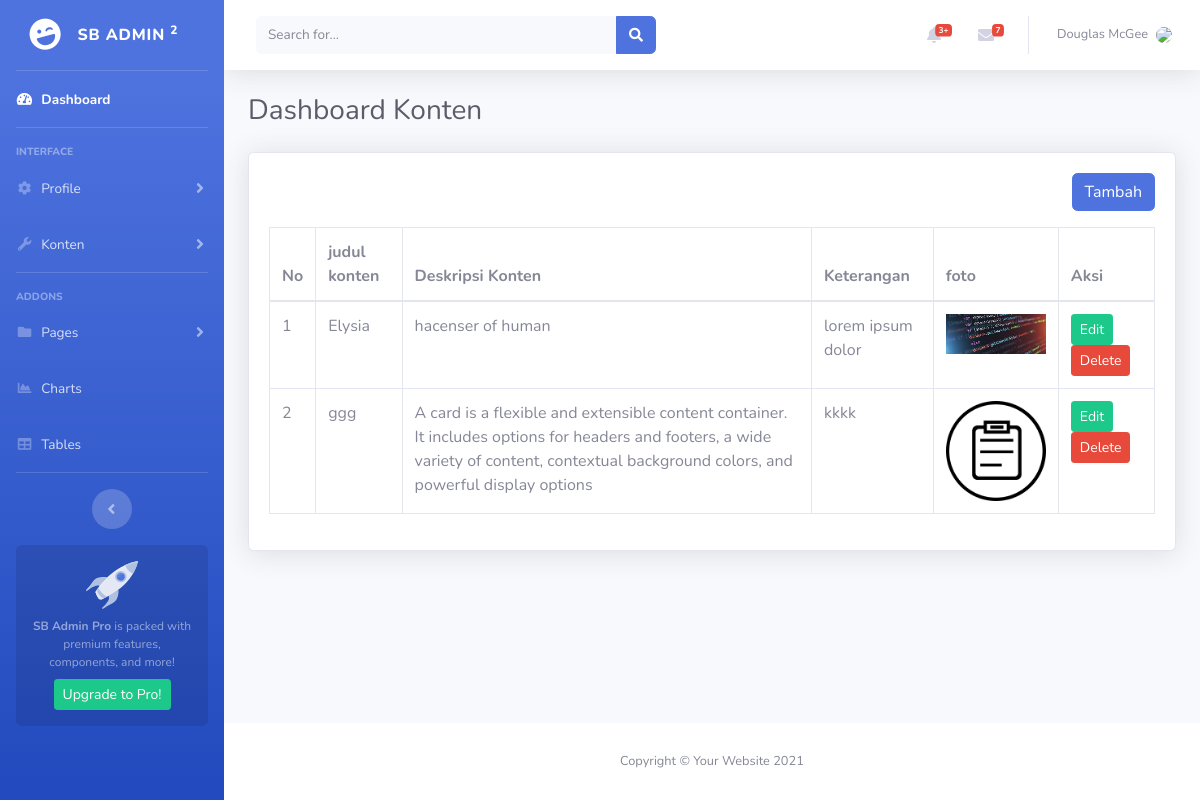
/admin/content.php, run on the app's committed database.
### tables this page shows
CREATE TABLE `konten` (
  `id` int(12) NOT NULL,
  `judul_konten` text NOT NULL,
  `isi_konten` varchar(255) NOT NULL,
  `foto` varchar(100) NOT NULL,
  `keterangan` varchar(100) NOT NULL,
  `update_at` timestamp NOT NULL DEFAULT current_timestamp() ON UPDATE current_timestamp(),
  `create_at` timestamp NOT NULL DEFAULT current_timestamp()
);

### admin/content.php (the view, shortened to what this page needs)
<?php
include 'database/db.php';
$queryContent = mysqli_query($conn, "SELECT * FROM konten");
?>
<!DOCTYPE html>
<html lang="en">
<head>
    <?php include 'layout/css.php' ?>
</head>
<body id="page-top">
    <div id="wrapper">
        <?php include 'layout/sidebar.php' ?>
        <div id="content-wrapper" class="d-flex flex-column">
            <div id="content">
                <nav class="navbar navbar-expand navbar-light bg-white topbar mb-4 static-top shadow">
                    <form
                        class="d-none d-sm-inline-block form-inline mr-auto ml-md-3 my-2 my-md-0 mw-100 navbar-search">
                        <div class="input-group">
                            <input type="text" class="form-control bg-light border-0 small" placeholder="Search for..."
                                aria-label="Search" aria-describedby="basic-addon2">
                            <div class="input-group-append">
                                <button class="btn btn-primary" type="button">
                                    <i class="fas fa-search fa-sm"></i>
                                </button>
                            </div>
                        </div>
                    </form>
                    <ul class="navbar-nav ml-auto">
                        <li class="nav-item dropdown no-arrow mx-1">
                            <a class="nav-link dropdown-toggle" href="#" id="alertsDropdown" role="button"
                                data-toggle="dropdown" aria-haspopup="true" aria-expanded="false">
                                <i class="fas fa-bell fa-fw"></i>
                                <span class="badge badge-danger badge-counter">3+</span>
                            </a>
                        </li>
                        <li class="nav-item dropdown no-arrow mx-1">
                            <a class="nav-link dropdown-toggle" href="#" id="messagesDropdown" role="button"
                                data-toggle="dropdown" aria-haspopup="true" aria-expanded="false">
                                <i class="fas fa-envelope fa-fw"></i>
                                <span class="badge badge-danger badge-counter">7</span>
                            </a>
                        </li>
                        <li class="nav-item dropdown no-arrow">
                            <a class="nav-link dropdown-toggle" href="#" id="userDropdown" role="button"
                                data-toggle="dropdown" aria-haspopup="true" aria-expanded="false">
                                <span class="mr-2 d-none d-lg-inline text-gray-600 small">Douglas McGee</span>
                                <img class="img-content rounded-circle"
                                    src="img/undraw_content.svg">
                            </a>
                        </li>
                    </ul>
                </nav>
                <div class="container-fluid">
                    <div class="d-sm-flex align-items-center justify-content-between mb-4">
                        <h1 class="h3 mb-0 text-gray-800">Dashboard Konten</h1>
                    </div>
                    <div class="card  shadow mb-4">
                        <div class="card-body">
                            <div align="right" class="mb-3">
                                <a href="tambah-content.php" class="btn btn-primary">Tambah</a>
                            </div>
                            <div class="table-responsive">
                                <table class="table table-bordered" width="100%">
                                    <thead>
                                        <tr>
                                            <th>No</th>
                                            <th>judul konten</th>
                                            <th>Deskripsi Konten</th>
                                            <th>Keterangan</th>
                                            <th>foto</th>
                                            <th>Aksi</th>
                                        </tr>
                                    </thead>
                                    <tbody>
                                        <?php $no = 1;
                                        while ($rowContent = mysqli_fetch_assoc($queryContent)) { ?>
                                            <tr>
                                                <td><?php echo $no++ ?></td>
                                                <td><?php echo $rowContent['judul_konten'] ?></td>
                                                <td><?php echo $rowContent['isi_konten'] ?></td>
                                                <td><?php echo $rowContent['keterangan'] ?></td>
                                                <td>
                                                    <img width="100" src="upload/<?php echo $rowContent['foto'] ?>" alt="">
                                                </td>
                                                <td>
                                                    <a href="tambah-content.php?edit=<?php echo $rowContent['id'] ?>" class="btn btn-success btn-sm">
                                                        <span class="tf-icon bx bx-pencil bx-18px ">Edit</span>
                                                    </a>
                                                    <a onclick="return confirm('Apakah anda yakin akan menghapus data ini??')"
                                                        href="content.php?delete=<?php echo $rowContent['id'] ?>" class="btn btn-danger btn-sm">
                                                        <span class="tf-icon bx bx-trash bx-18px ">Delete</span>
                                                    </a>
                                                </td>
                                            </tr>
                                        <?php } ?>
                                    </tbody>
                                </table>
                            </div>
                        </div>
                    </div>
                </div>
            </div>
            <?php include 'layout/footer.php' ?>
        </div>
    </div>
</body>
</html>

### data on the page
konten: judul_konten "Elysia", isi_konten "hacenser of human", keterangan "lorem ipsum dolor", foto (picture)
konten: judul_konten "ggg", isi_konten "A card is a flexible and extensible content container. It includes options for headers and footers, a wide variety of content, contextual background colors, and powerful display options", keterangan "kkkk", foto (picture)
